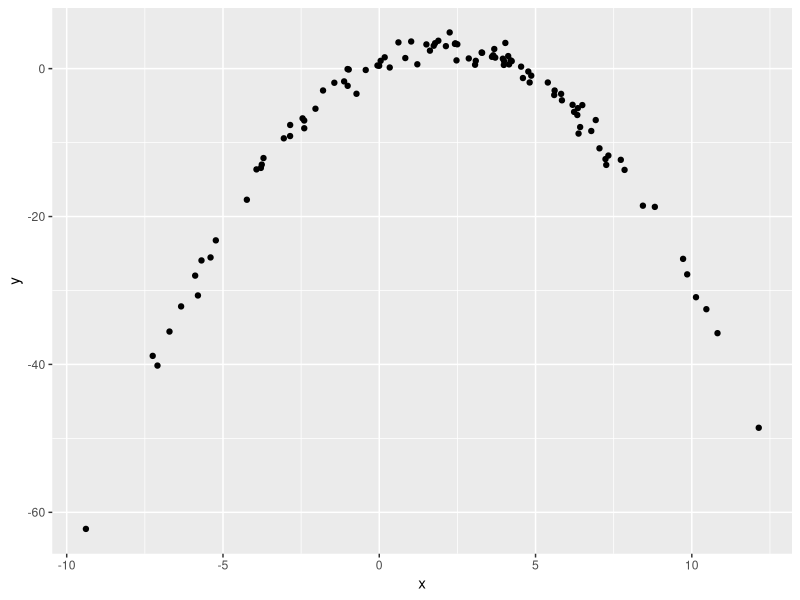

The R source for this figure:
## ---- chunk 1
library(tidyverse)

df = tibble(
  x = rnorm(100, 2, 5),
  y = 1 + 2 * x - .5 * x ^2 + rnorm(100)
)

df |> 
  ggplot(aes(x = x, y = y)) +
  geom_point()
